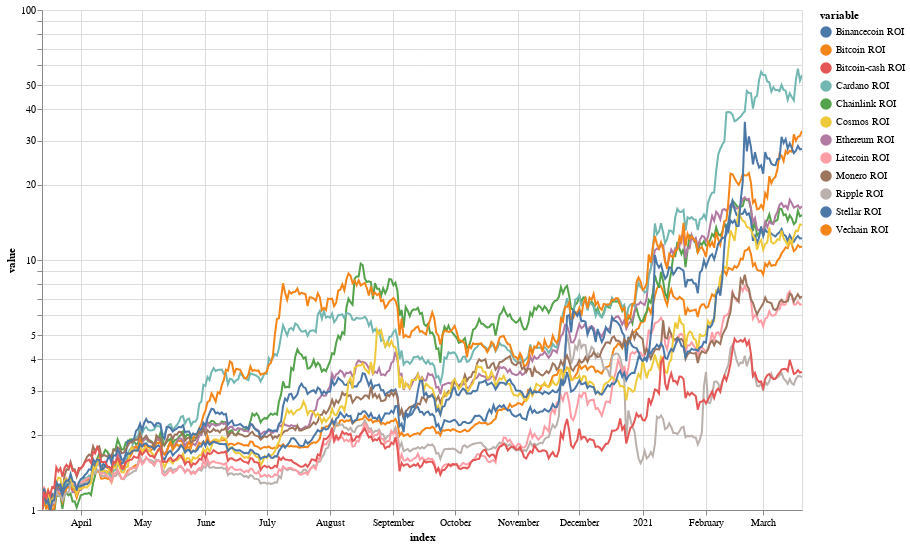

Here is the notebook cell this chart was saved with:
### Code cell
nearest = alt.selection(type='single', nearest=True, on='mouseover',
                        fields=['index'], empty='none')

line = alt.Chart(second_df).mark_line().encode(
    alt.Y('value', scale=alt.Scale(type='log', domain=(1,100))),
    alt.X('index'),
    color='variable')


selectors = alt.Chart(second_df).mark_point().encode(
    x='index',
    opacity=alt.value(0),
).add_selection(
    nearest
)

# Draw points on the line, and highlight based on selection
points = line.mark_point().encode(
    opacity=alt.condition(nearest, alt.value(1), alt.value(0))
)

# Draw text labels near the points, and highlight based on selection
text = line.mark_text(align='left', dx=5, dy=-5).encode(
    text=alt.condition(nearest, 'value', alt.value(' '))
)

# Draw a rule at the location of the selection
rules = alt.Chart(second_df).mark_rule(color='gray').encode(
    x='index',
).transform_filter(
    nearest
)

# Put the five layers into a chart and bind the data
alt.layer(
    line, selectors, points, rules, text
).properties(
    width=760, height=500
).interactive()

### Figure 1 — Vega-Lite specification as saved in the notebook (floating-point values rounded to 4 significant figures; data arrays with more than 128 entries replaced by an {"elided": "..."} marker saying what was removed)
{"config": {"view": {"continuousWidth": 400, "continuousHeight": 300}}, "layer": [{"mark": "line", "encoding": {"color": {"type": "nominal", "field": "variable"}, "x": {"type": "temporal", "field": "index"}, "y": {"type": "quantitative", "field": "value", "scale": {"domain": [1, 100], "type": "log"}}}, "selection": {"selector052": {"type": "interval", "bind": "scales", "encodings": ["x", "y"]}}}, {"mark": "point", "encoding": {"opacity": {"value": 0}, "x": {"type": "temporal", "field": "index"}}, "selection": {"selector051": {"type": "single", "nearest": true, "on": "mouseover", "fields": ["index"], "empty": "none"}}}, {"mark": "point", "encoding": {"color": {"type": "nominal", "field": "variable"}, "opacity": {"condition": {"value": 1, "selection": "selector051"}, "value": 0}, "x": {"type": "temporal", "field": "index"}, "y": {"type": "quantitative", "field": "value", "scale": {"domain": [1, 100], "type": "log"}}}}, {"mark": {"type": "rule", "color": "gray"}, "encoding": {"x": {"type": "temporal", "field": "index"}}, "transform": [{"filter": {"selection": "selector051"}}]}, {"mark": {"type": "text", "align": "left", "dx": 5, "dy": -5}, "encoding": {"color": {"type": "nominal", "field": "variable"}, "text": {"condition": {"type": "quantitative", "field": "value", "selection": "selector051"}, "value": " "}, "x": {"type": "temporal", "field": "index"}, "y": {"type": "quantitative", "field": "value", "scale": {"domain": [1, 100], "type": "log"}}}}], "data": {"name": "data-dd5b17dd7d1aa803a6f80b4d0ccabfcc"}, "height": 500, "width": 760, "$schema": "https://vega.github.io/schema/vega-lite/v4.8.1.json", "datasets": {"data-dd5b17dd7d1aa803a6f80b4d0ccabfcc": {"elided": "4476 records"}}}
